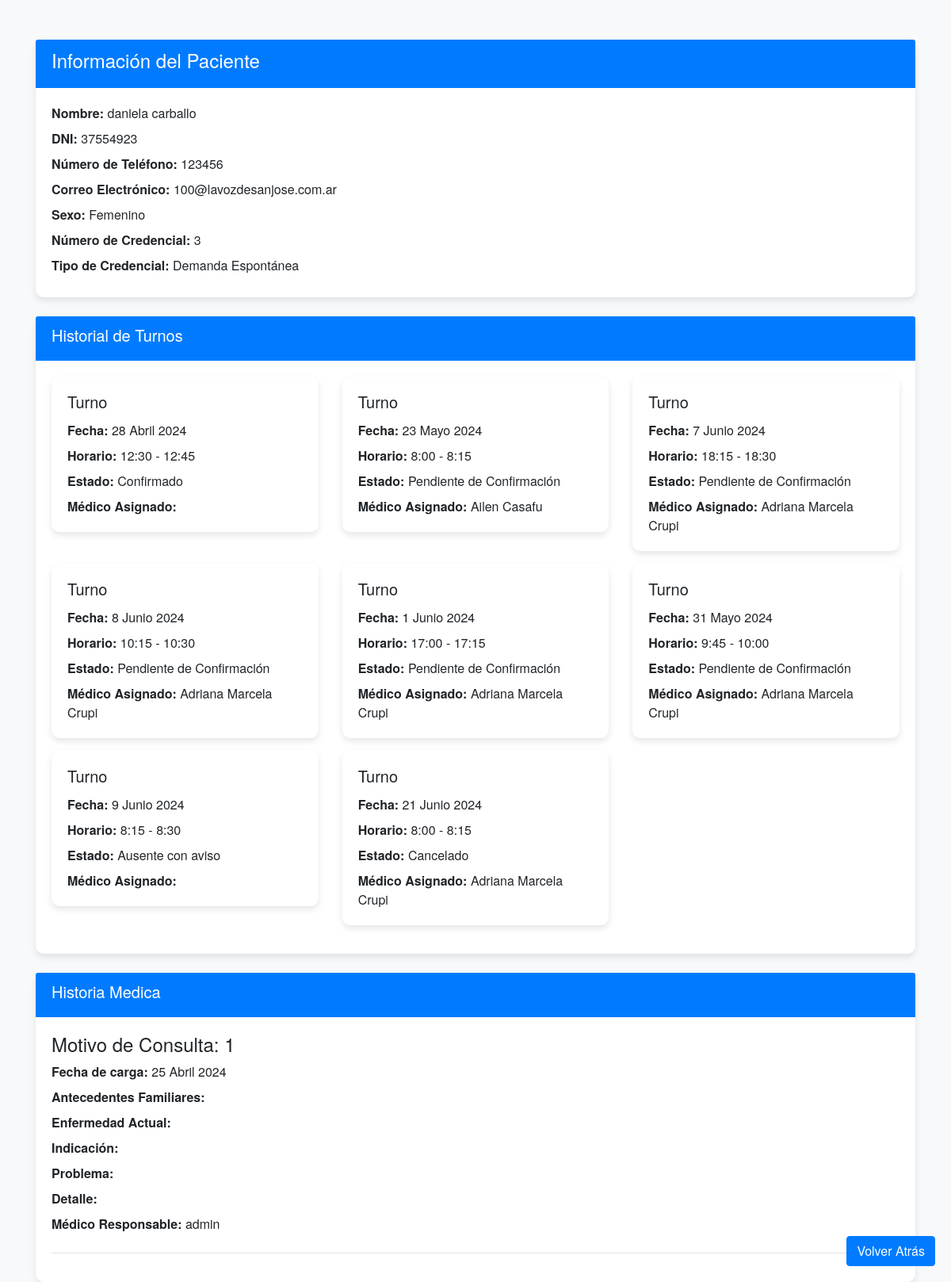
The app's page /socio/detalle/3/ with its own data.
### apps/socio/models.py (models this page shows, shortened)
class Paciente(models.Model):
    TIPO_CATEGORIA = (
        ('0', 'Demanda Espontánea'),
        ('1', 'Socio'),
        ('3', 'Socio Afiliado')
    )
    SEX_CHOICES = (
        ('0', 'Masculino'),
        ('1', 'Femenino'),
        ('3', 'Otro')
    )
    TIPO_SOLICITUD = (
        ('0', 'Titular'),
        ('1', 'Familiar'),
        ('2', 'No Aplica'),
    )
    TIPO_MONOTRIBUTO = (
        ('0', 'Categoria A'),
        ('1', 'Categoria B'),
        ('2', 'Categoria C'),
        ('3', 'Categoria D'),
        ('4', 'Otro'),
        ('5', 'No tiene'),
    )
    categoria = models.CharField('Categoria', max_length=1, choices=TIPO_CATEGORIA, default='0')
    condicion_de_solicitud = models.CharField('Condición de solicitud', max_length=1, choices=TIPO_SOLICITUD, default='0')
    dni = models.CharField(max_length=8, unique=True, verbose_name='DNI',help_text="<span style='color: red;font-weight: bold; text-transform: uppercase;'>¡Ingresar sin caracteres especiales o espacios ( - , * , _, . )!</span>")
    dnititular = models.CharField('DNI del Titular',max_length=8, blank=True, null=True, help_text="<span style='color: red;font-weight: bold; text-transform: uppercase;'>¡Colocar unicamente si el TIPO DE AFILIACIÓN ES FAMILIAR!</span>")
    cuit = models.CharField(max_length=20, blank=True, null=True, help_text="<span style='color: red;font-weight: bold; text-transform: uppercase;'>¡Ingresar sin caracteres especiales o espacios ( - , * , _ )!</span>", verbose_name='CUIT')  # Campo opcional
    nombres = models.CharField(max_length=100)
    apellidos = models.CharField(max_length=100)
    fecha_de_nacimiento = models.DateField()
    sex = models.CharField('Sexo', max_length=1, choices=SEX_CHOICES, default='0')
    telefono = models.ForeignKey(Telefono, on_delete=models.CASCADE, verbose_name='Número de contacto', blank=True, null=True)
    casilla_de_mail = models.EmailField(validators=[EmailValidator(message="Ingresa un correo válido")], blank=True)
    domicilio = models.ForeignKey('Domicilio', on_delete=models.SET_NULL, blank=True, null=True)
    referente_parroquial = models.ForeignKey('Referente', on_delete=models.SET_NULL, blank=True, null=True)
    responsable_de_carga = models.ForeignKey('auth.User', on_delete=models.SET_NULL, blank=True, null=True, editable=False)
    monotributo = models.CharField('Monotributo', max_length=1, choices=TIPO_MONOTRIBUTO, default='0')
    dni_foto_frente = models.FileField(upload_to='dni/', blank=True, null=True)
    dni_foto_dorso = models.FileField(upload_to='dni/', blank=True, null=True)
    credencial = models.AutoField(primary_key=True)
    observaciones = models.TextField(blank=True)
    credencial_entregada = models.BooleanField(default=False)
    class Meta:
        verbose_name = 'Socio' # Titulo.
        verbose_name_plural = 'Registro de socio' # Titulo Plural.

class Telefono(models.Model):
    numero_de_telefono = models.CharField(max_length=20, verbose_name='Número de contacto')
    numero_de_telefono2 = models.CharField(max_length=20, blank=True, null=True, verbose_name='Número de contacto 2')
    class Meta:
        verbose_name = 'Telefono'
        verbose_name_plural = 'Registro de Telefonos'

### apps/turno/models.py (models this page shows, shortened)
class Turno(models.Model):
    HORARIOS = (
        ('0', '8:00 - 8:15'),
        ('1', '8:15 - 8:30'),
        ('2', '8:30 - 8:45'),
        ('3', '8:45 - 9:00'),
        ('4', '9:00 - 9:15'),
        ('5', '9:15 - 9:30'),
        ('6', '9:30 - 9:45'),
        ('7', '9:45 - 10:00'),
        ('8', '10:00 - 10:15'),
        ('9', '10:15 - 10:30'),
        ('10', '10:30 - 10:45'),
        ('11', '10:45 - 11:00'),
        ('12', '11:00 - 11:15'),
        ('13', '11:15 - 11:30'),
        ('14', '11:30 - 11:45'),
        ('15', '11:45 - 12:00'),
        ('16', '12:00 - 12:15'),
        ('17', '12:15 - 12:30'),
        ('18', '12:30 - 12:45'),
        ('19', '12:45 - 13:00'),
        ('20', '13:00 - 13:15'),
        ('21', '13:15 - 13:30'),
        ('22', '13:30 - 13:45'),
        ('23', '13:45 - 14:00'),
        ('24', '14:00 - 14:15'),
        ('25', '14:15 - 14:30'),
        ('26', '14:30 - 14:45'),
        ('27', '14:45 - 15:00'),
        ('28', '15:00 - 15:15'),
        ('29', '15:15 - 15:30'),
        ('30', '15:30 - 15:45'),
        ('31', '15:45 - 16:00'),
        ('32', '16:00 - 16:15'),
        ('33', '16:15 - 16:30'),
        ('34', '16:30 - 16:45'),
        ('35', '16:45 - 17:00'),
        ('36', '17:00 - 17:15'),
        ('37', '17:15 - 17:30'),
        ('38', '17:30 - 17:45'),
        ('39', '17:45 - 18:00'),
        ('40', '18:00 - 18:15'),
        ('41', '18:15 - 18:30'),
        ('42', '18:30 - 18:45'),
        ('43', '18:45 - 19:00')
    )
    ESTADOS = (
        ('0', 'Pendiente de Confirmación'),
        ('1', 'Atendido'),
        ('2', 'Ausente con aviso'),
        ('3', 'Ausente sin aviso'),
        ('4', 'Confirmado'),
        ('5', 'Cancelado')
    )
    fecha = models.DateField(verbose_name='Fecha del turno')
    horario = models.CharField(max_length=2, choices=HORARIOS, default='0', verbose_name='Horario del turno')
    observacion = models.CharField(max_length=300, blank=True)
    activo = models.BooleanField(default=True, verbose_name='¿Turno Activo?')
    estado = models.CharField(max_length=2, choices=ESTADOS, default='0', verbose_name='Estado del turno')
    socio = models.ForeignKey(Paciente, on_delete=models.CASCADE)
    usuario = models.ForeignKey(User, related_name='turnos_asignados', on_delete=models.SET_NULL, blank=False, null=True, verbose_name='Médico asignado')
    responsable_de_carga = models.ForeignKey(User, related_name='turnos_responsable', on_delete=models.SET_NULL, null=True, editable=False)
    class Meta:
        verbose_name_plural = 'Turnos'

### apps/historialesclinicos/models.py (models this page shows, shortened)
class HistorialClinico(models.Model):
    motivo = models.CharField(verbose_name='Motivo de consulta', max_length=300)
    antecedentefamiliar = models.CharField(verbose_name='Antecedentes Familiares', max_length=300, blank=True)
    enfermedad = models.CharField(verbose_name='Enfermedad Actual', max_length=300, blank=True)
    indicacion = models.CharField(verbose_name='Indicacion', max_length=300, blank=True)
    problema = models.CharField(verbose_name='Problema', max_length=300, blank=True)
    Detalle = models.CharField(verbose_name='Problema', max_length=500, blank=True)
    fecha = models.DateField(verbose_name='Fecha de carga', auto_now_add=True) # Fecha en la que se carga el historial | se autoasigna como un getdate()
    socio = models.ForeignKey(Paciente, on_delete=models.CASCADE) # Socio/Paciente al cual corresponde el historial.
    usuario = models.ForeignKey(User, on_delete=models.SET_NULL, null=True, verbose_name='Medico Responsable') # Usuario que cargo el historial, debe ser un medico o superadmin ya que solo ellos tienen permiso para cargar nuevos historiales.

### apps/socio/views.py (the view)
# urls.py: path('detalle/<int:pk>/', PacienteDetailView.as_view(), name='detalle_paciente'),
class PacienteDetailView(DetailView):
    model = Paciente
    template_name = 'socio/detalle_paciente.html'
    context_object_name = 'paciente'
    def get_context_data(self, **kwargs):
        context = super().get_context_data(**kwargs)
        paciente = self.get_object()
        context['turnos'] = Turno.objects.filter(socio=paciente)
        context['historiales'] = HistorialClinico.objects.filter(socio=paciente)
        return context

### templates/socio/detalle_paciente.html (shortened to what this page needs)
<!DOCTYPE html>
<html lang="es">
<head>
    <link href="https://stackpath.bootstrapcdn.com/bootstrap/4.5.2/css/bootstrap.min.css" rel="stylesheet">
</head>
<body>
    <div class="container">
        <div class="card">
            <div class="card-header">
                <h1 class="h4">Información del Paciente</h1>
            </div>
            <div class="card-body">
                <p><strong>Nombre:</strong> {{ paciente.nombres }} {{ paciente.apellidos }}</p>
                <p><strong>DNI:</strong> {{ paciente.dni }} </p>
                <p><strong>Número de Teléfono:</strong> {{ paciente.telefono.numero_de_telefono }}</p>
                <p><strong>Correo Electrónico:</strong> {{ paciente.casilla_de_mail }}</p>
                <p><strong>Sexo:</strong> {{ paciente.get_sex_display }}</p>
                <p><strong>Número de Credencial:</strong> {{ paciente.credencial }}</p>
                <p><strong>Tipo de Credencial:</strong> {{ paciente.get_categoria_display }}</p>
            </div>
        </div>
        <div class="card mt-4">
            <div class="card-header">
                <h2 class="h5">Historial de Turnos</h2>
            </div>
            <div class="card-body">
                {% if turnos %}
                    <div class="row">
                        {% for turno in turnos %}
                            <div class="col-md-4 mb-3">
                                <div class="card">
                                    <div class="card-body">
                                        <h5 class="card-title">Turno</h5>
                                        <p class="card-text"><strong>Fecha:</strong> {{ turno.fecha }}</p>
                                        <p class="card-text"><strong>Horario:</strong> {{ turno.get_horario_display }}</p>
                                        <p class="card-text"><strong>Estado:</strong> {{ turno.get_estado_display }}</p>
                                        <p class="card-text"><strong>Médico Asignado:</strong> {% if turno.usuario %}{{ turno.usuario.first_name }} {{ turno.usuario.last_name }}{% else %}No asignado{% endif %}</p>
                                    </div>
                                </div>
                            </div>
                        {% endfor %}
                    </div>
                {% else %}
                    <p>No hay turnos registrados para este paciente.</p>
                {% endif %}
            </div>
        </div>
        <div class="card mt-4">
            <div class="card-header">
                <h2 class="h5">Historia Medica</h2>
            </div>
            <div class="card-body">
                {% for historial in historiales %}
                    <div class="border-bottom mb-3 pb-3">
                        <h4>Motivo de Consulta: {{ historial.motivo }}</h4>
                        <p><strong>Fecha de carga:</strong> {{ historial.fecha }}</p>
                        <p><strong>Antecedentes Familiares:</strong> {{ historial.antecedentefamiliar }}</p>
                        <p><strong>Enfermedad Actual:</strong> {{ historial.enfermedad }}</p>
                        <p><strong>Indicación:</strong> {{ historial.indicacion }}</p>
                        <p><strong>Problema:</strong> {{ historial.problema }}</p>
                        <p><strong>Detalle:</strong> {{ historial.Detalle }}</p>
                        <p><strong>Médico Responsable:</strong> {{ historial.usuario }}</p>
                    </div>
                {% endfor %}
            </div>
        </div>
    </div>
    <button onclick="history.back()" class="btn btn-primary fixed-bottom-right">Volver Atrás</button>
</body>
</html>

### templates/socio/detalle_paciente.html (style rules this page uses)
body { background-color: #f8f9fa; font-family: 'Helvetica Neue', Arial, sans-serif; }
.container { margin-top: 50px; }
.card { border: none; border-radius: 10px; box-shadow: 0 4px 8px rgba(0,0,0,0.1); }
.card-header { background-color: #007bff; color: white; border-bottom: none; border-top-left-radius: 10px; border-top-right-radius: 10px; }
.card-body p { margin-bottom: 0.5rem; }
.fixed-bottom-right { position: fixed; bottom: 20px; right: 20px; }

### records on screen
Paciente: nombres "daniela", apellidos "carballo", dni "37554923", telefono.numero_de_telefono "123456", casilla_de_mail "100@lavozdesanjose.com.ar", sex "Femenino", credencial "3", categoria "Demanda Espontánea"
Turno: fecha "28 Abril 2024", horario "12:30 - 12:45", estado "Confirmado"
Turno: fecha "23 Mayo 2024", horario "8:00 - 8:15", estado "Pendiente de Confirmación", usuario.first_name "Ailen", usuario.last_name "Casafu"
Turno: fecha "7 Junio 2024", horario "18:15 - 18:30", estado "Pendiente de Confirmación", usuario.first_name "Adriana Marcela", usuario.last_name "Crupi"
Turno: fecha "8 Junio 2024", horario "10:15 - 10:30", estado "Pendiente de Confirmación", usuario.first_name "Adriana Marcela", usuario.last_name "Crupi"
Turno: fecha "1 Junio 2024", horario "17:00 - 17:15", estado "Pendiente de Confirmación", usuario.first_name "Adriana Marcela", usuario.last_name "Crupi"
Turno: fecha "31 Mayo 2024", horario "9:45 - 10:00", estado "Pendiente de Confirmación", usuario.first_name "Adriana Marcela", usuario.last_name "Crupi"
Turno: fecha "9 Junio 2024", horario "8:15 - 8:30", estado "Ausente con aviso"
Turno: fecha "21 Junio 2024", horario "8:00 - 8:15", estado "Cancelado", usuario.first_name "Adriana Marcela", usuario.last_name "Crupi"
HistorialClinico: motivo "1", fecha "25 Abril 2024", usuario "admin"
